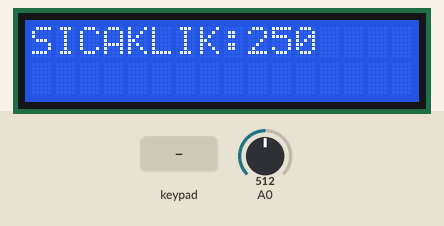
Recording of a sketch running on a simulated Arduino Uno, built with avr-gcc and run on an emulated ATmega328P. Parts: 16×2 character LCD. The test bench sets the inputs (shaded band); at power-on: A0 = 512. EEPROM starts erased.

Above: at 1.2 s.
1.3 s: keypad keys 5 4 3 2 D pressed 0.4 s apart
At 4.6 s:
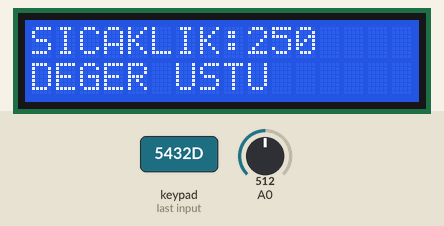
5.1 s: A0 set to 716
At 6.0 s:
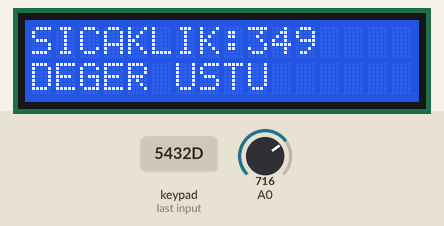
6.6 s: key 'D' pressed
At 7.2 s:
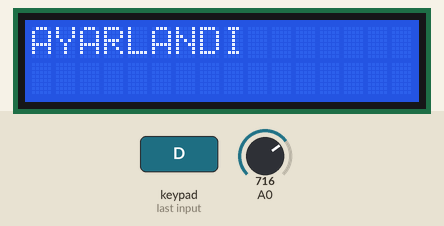
8.8 s: A0 set to 900
At 10.0 s:
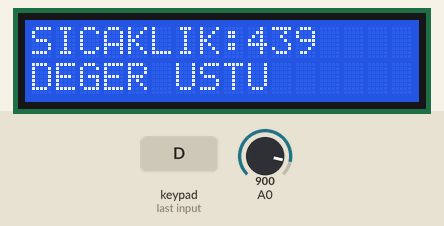
10.3 s: keypad keys 6 7 8 9 D pressed 0.4 s apart
At 12.5 s:
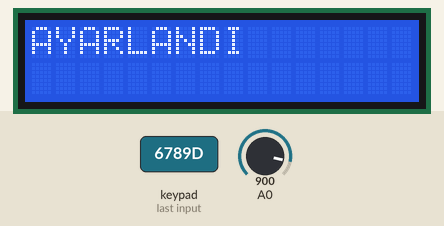
14.1 s: A0 set to 1023
At 15.3 s:
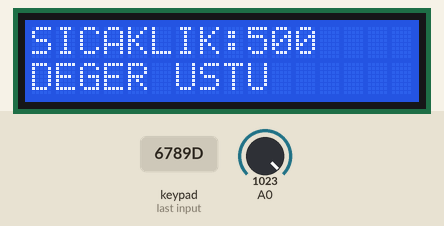
Timing chart, 0 to 16.6 s (numbered marks = the images above; inputs shaded):
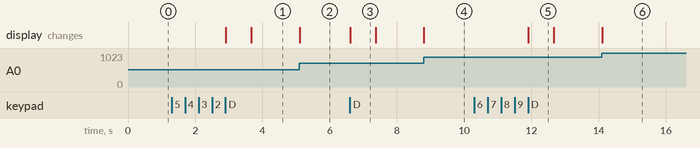

The sketch:

AYARLI_SICAKLIK.ino
```cpp
#include <LiquidCrystal.h>
#include <EEPROM.h>
#include <Keypad.h>
LiquidCrystal lcd(10,11,A2,A3,A4,A5);

/*=======KEYPAD AYARI=============*/
const byte ROWS = 4;
const byte COLS = 4;
char keys[ROWS][COLS] = {
  {'7','8','9','A'},
  {'4','5','6','B'},
  {'1','2','3','C'},
  {'S','0','#','D'}
  };
byte rowPins[ROWS] = {5,4,3,2};
byte colPins[COLS] = {6, 7, 8, 9};

Keypad keypad = Keypad( makeKeymap(keys), rowPins, colPins, ROWS, COLS );
/*=======KEYPAD AYARI=============*/

int sicaklik,deger,s_deger,sinir=0,oku;
void setup() {
  pinMode(A0,INPUT);
  lcd.begin(16,2);
}

void loop() {
  deger=analogRead(A0);
  sicaklik=map(deger,0,1023,0,5000)/10;
  lcd.setCursor(0,0);
  lcd.print("SICAKLIK:");


  char key=keypad.getKey();
 if(key){

   if(key=='D')
    {
      lcd.clear();
      lcd.setCursor(0,0);
      lcd.print("AYARLANDI");
      sinir=s_deger;
      EEPROM.write(0,sinir);
      delay(750);

    }

    if(key!='A'&& key!='B'&&key!='C'&&key!='D'&&key!='#'&& key!='S'){

    s_deger=s_deger*10+(key-48);

    }

    lcd.setCursor(0,1);
    lcd.print(s_deger);
 }
 sinir=EEPROM.read(0);
if(sinir>0){
 if(sicaklik>sinir)
 {
  lcd.setCursor(0,1);
  lcd.print("DEGER USTU");
 }
 else{
  lcd.setCursor(0,1);
  lcd.print("          ");
 }
}
 lcd.setCursor(9,0);
 lcd.print(sicaklik);

}
```

Measured:
- after the input at 1.3 s, the display: first changes after 1.6 s (image 1 shows a later state)
- after the input at 5.1 s, the display: changes at once (image 2)
- after the input at 6.6 s, the display: changes at once (image 3)
- after the input at 8.8 s, the display: changes at once (image 4)
- after the input at 10.3 s, the display: changes after 1.6 s (image 5)
- after the input at 14.1 s, the display: changes at once (image 6)
- what the display in image 3 shows lasts 0.8 s, from 6.6 s to 7.4 s
